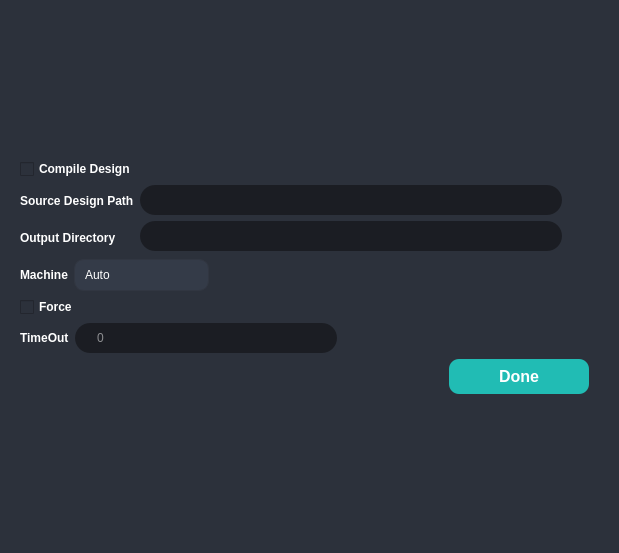
<?xml version="1.0" encoding="UTF-8"?>
<ui version="4.0">
 <class>CompilationConfig_Form</class>
 <widget class="QWidget" name="CompilationConfig_Form">
  <property name="geometry">
   <rect>
    <x>0</x>
    <y>0</y>
    <width>619</width>
    <height>553</height>
   </rect>
  </property>
  <property name="windowTitle">
   <string>Form</string>
  </property>
  <property name="styleSheet">
   <string notr="true">QWidget{
	background-color: rgb(44, 49, 59);
	color: white;
}

#MainWindow, #scrollAreaWidgetContents{
	background-color: rgb(44, 49, 59);
}</string>
  </property>
  <layout class="QGridLayout" name="gridLayout_2">
   <item row="0" column="0">
    <widget class="QWidget" name="CompilationConfig_widget" native="true">
     <property name="styleSheet">
      <string notr="true">QLineEdit{
	border: 0px solid rgb(37, 39, 48);
	height: 30px;
	border-radius: 15px;
	color: white;
	padding-left: 20px;
	padding-right: 20px;
	background-color: rgb(27, 29, 35);
}
QLineEdit:hover{
	border: 2px solid rgb(64, 71, 88)
}
QLineEdit:focus{
	border: 3px solid rgb(91, 101, 124);
	color: white;
}
QLineEdit:disabled {
	background-color: #808080;
}
/* ToolButton */
QToolButton {
	border: 0px;
	width: 28px;
	height: 28px;
	background-color: transparent;
	color: rgb(255, 255, 255);
	border-radius: 15px;
}
QToolButton:hover {
	background-color: rgb(57, 65, 80);
	border: 2px solid rgb(61, 70, 86);
}
QToolButton:pressed {
	background-color: rgb(35, 40, 49);
	border: 2px solid rgb(43, 50, 61);
}
QPushButton{
	background-color: rgb(27, 29, 35);
}
QComboBox {
	background-color: rgb(52, 59, 72);
	border: 1px solid rgb(49, 54, 65);
	height: 30px;
	border-radius: 10px;
	padding-left: 10px;
	padding-right: 15px;
	color: rgb(255, 255, 255);
}
QComboBox QAbstractItemView {
    background-color:rgb(27, 29, 35);
	border: 0px;
	color: #fff;
    selection-background-color: rgb(22, 51, 79);
    outline: none;
}
QComboBox QAbstractItemView::item:selected {
    background-color: rgb(22, 51, 79);
}
QComboBox::drop-down {
	border: 0px;
}
QComboBox::down-arrow{
	image: url(&quot;:/icons/icons/cil-chevron-bottom.png&quot;);
	width:15px;
	height:15px;
	margin-right:15px;
}
QComboBox:on {
	border: 0px solid rgb(61, 70, 86);
	background-color: rgb(57, 65, 80)
}
QComboBox QListView {
	background-color: rgb(27, 29, 35);
	border-radius: 10px;
	color: #FFF;
	padding: 10px;
}
QComboBox:disabled {
	background-color: #808080;
}
QPushButton {
	border: 0px solid rgb(52, 59, 72);
	background-color: rgb(52, 59, 72);
	color: rgb(255, 255, 255);
	border-radius: 10px;
	margin-right:10px;
}
QPushButton:hover {
	background-color: rgb(57, 65, 80);
	border: 5px solid transparent;
}
QPushButton:pressed {
	background-color: rgb(35, 40, 49);
	border: 7px solid transparent;
}
QPushButton:disabled {
	background-color: rgb(102, 109, 122);
	color: rgb(168, 168, 168);
}
</string>
     </property>
     <layout class="QGridLayout" name="gridLayout_3">
      <item row="0" column="0">
       <layout class="QGridLayout" name="CompilationConfig_gridLayout">
        <item row="0" column="0">
         <widget class="QCheckBox" name="CompileDesign_checkBox">
          <property name="font">
           <font>
            <weight>75</weight>
            <bold>true</bold>
           </font>
          </property>
          <property name="layoutDirection">
           <enum>Qt::LeftToRight</enum>
          </property>
          <property name="text">
           <string>Compile Design</string>
          </property>
         </widget>
        </item>
        <item row="1" column="0">
         <layout class="QHBoxLayout" name="Source_Output_horizontalLayout">
          <item>
           <layout class="QVBoxLayout" name="Labels_verticalLayout">
            <item>
             <widget class="QLabel" name="Source_label">
              <property name="font">
               <font>
                <weight>75</weight>
                <bold>true</bold>
               </font>
              </property>
              <property name="styleSheet">
               <string notr="true">background:none
</string>
              </property>
              <property name="text">
               <string>Source Design Path</string>
              </property>
             </widget>
            </item>
            <item>
             <widget class="QLabel" name="Output_label">
              <property name="font">
               <font>
                <weight>75</weight>
                <bold>true</bold>
               </font>
              </property>
              <property name="styleSheet">
               <string notr="true">background:none
</string>
              </property>
              <property name="text">
               <string>Output Directory</string>
              </property>
             </widget>
            </item>
           </layout>
          </item>
          <item>
           <layout class="QVBoxLayout" name="LineEdits_verticalLayout">
            <item>
             <widget class="QLineEdit" name="Source_lineEdit"/>
            </item>
            <item>
             <widget class="QLineEdit" name="Output_lineEdit"/>
            </item>
           </layout>
          </item>
          <item>
           <layout class="QVBoxLayout" name="Browse_verticalLayout">
            <item>
             <widget class="QToolButton" name="BrowseSource_button">
              <property name="text">
               <string/>
              </property>
             </widget>
            </item>
            <item>
             <widget class="QToolButton" name="BrowseOutput_button">
              <property name="text">
               <string/>
              </property>
             </widget>
            </item>
           </layout>
          </item>
         </layout>
        </item>
        <item row="2" column="0">
         <layout class="QHBoxLayout" name="Machine_horizontalLayout">
          <item>
           <widget class="QLabel" name="Machine_label">
            <property name="font">
             <font>
              <weight>75</weight>
              <bold>true</bold>
             </font>
            </property>
            <property name="styleSheet">
             <string notr="true">background:none</string>
            </property>
            <property name="text">
             <string>Machine</string>
            </property>
           </widget>
          </item>
          <item>
           <widget class="QComboBox" name="Machine_comboBox">
            <item>
             <property name="text">
              <string>Auto</string>
             </property>
            </item>
            <item>
             <property name="text">
              <string>egc-med-bell</string>
             </property>
            </item>
            <item>
             <property name="text">
              <string>egc-med-baird</string>
             </property>
            </item>
            <item>
             <property name="text">
              <string>egc-med-nozark</string>
             </property>
            </item>
           </widget>
          </item>
          <item>
           <spacer name="Machine_horizontalSpacer">
            <property name="orientation">
             <enum>Qt::Horizontal</enum>
            </property>
            <property name="sizeHint" stdset="0">
             <size>
              <width>98</width>
              <height>20</height>
             </size>
            </property>
           </spacer>
          </item>
         </layout>
        </item>
        <item row="3" column="0">
         <widget class="QCheckBox" name="Force_checkBox">
          <property name="font">
           <font>
            <weight>75</weight>
            <bold>true</bold>
           </font>
          </property>
          <property name="layoutDirection">
           <enum>Qt::LeftToRight</enum>
          </property>
          <property name="text">
           <string>Force</string>
          </property>
         </widget>
        </item>
        <item row="4" column="0">
         <layout class="QHBoxLayout" name="Timeout_horizontalLayout">
          <item>
           <widget class="QLabel" name="Timeout_label">
            <property name="font">
             <font>
              <weight>75</weight>
              <bold>true</bold>
             </font>
            </property>
            <property name="styleSheet">
             <string notr="true">background:none</string>
            </property>
            <property name="text">
             <string>TimeOut</string>
            </property>
           </widget>
          </item>
          <item>
           <widget class="QLineEdit" name="Timeout_lineEdit">
            <property name="placeholderText">
             <string>0</string>
            </property>
           </widget>
          </item>
          <item>
           <spacer name="Timeout_horizontalSpacer">
            <property name="orientation">
             <enum>Qt::Horizontal</enum>
            </property>
            <property name="sizeHint" stdset="0">
             <size>
              <width>98</width>
              <height>20</height>
             </size>
            </property>
           </spacer>
          </item>
         </layout>
        </item>
        <item row="5" column="0">
         <layout class="QHBoxLayout" name="Done_horizontalLayout">
          <item>
           <spacer name="Done_horizontalSpacer">
            <property name="orientation">
             <enum>Qt::Horizontal</enum>
            </property>
            <property name="sizeHint" stdset="0">
             <size>
              <width>40</width>
              <height>20</height>
             </size>
            </property>
           </spacer>
          </item>
          <item>
           <widget class="QPushButton" name="Done_button">
            <property name="minimumSize">
             <size>
              <width>150</width>
              <height>35</height>
             </size>
            </property>
            <property name="font">
             <font>
              <pointsize>12</pointsize>
              <weight>75</weight>
              <bold>true</bold>
             </font>
            </property>
            <property name="styleSheet">
             <string notr="true">QPushButton {
	background-color: rgb(33, 188, 180);
}

QPushButton:hover {
	background-color: rgb(84, 195, 195);
}

QPushButton:pressed {
	background-color: rgb(25, 154, 147);
}

QPushButton:disabled {
	background-color: rgb(180, 180, 180);
	color: rgb(100, 100, 100);
}
</string>
            </property>
            <property name="text">
             <string>Done</string>
            </property>
           </widget>
          </item>
         </layout>
        </item>
       </layout>
      </item>
     </layout>
    </widget>
   </item>
  </layout>
 </widget>
 <resources/>
 <connections/>
</ui>
